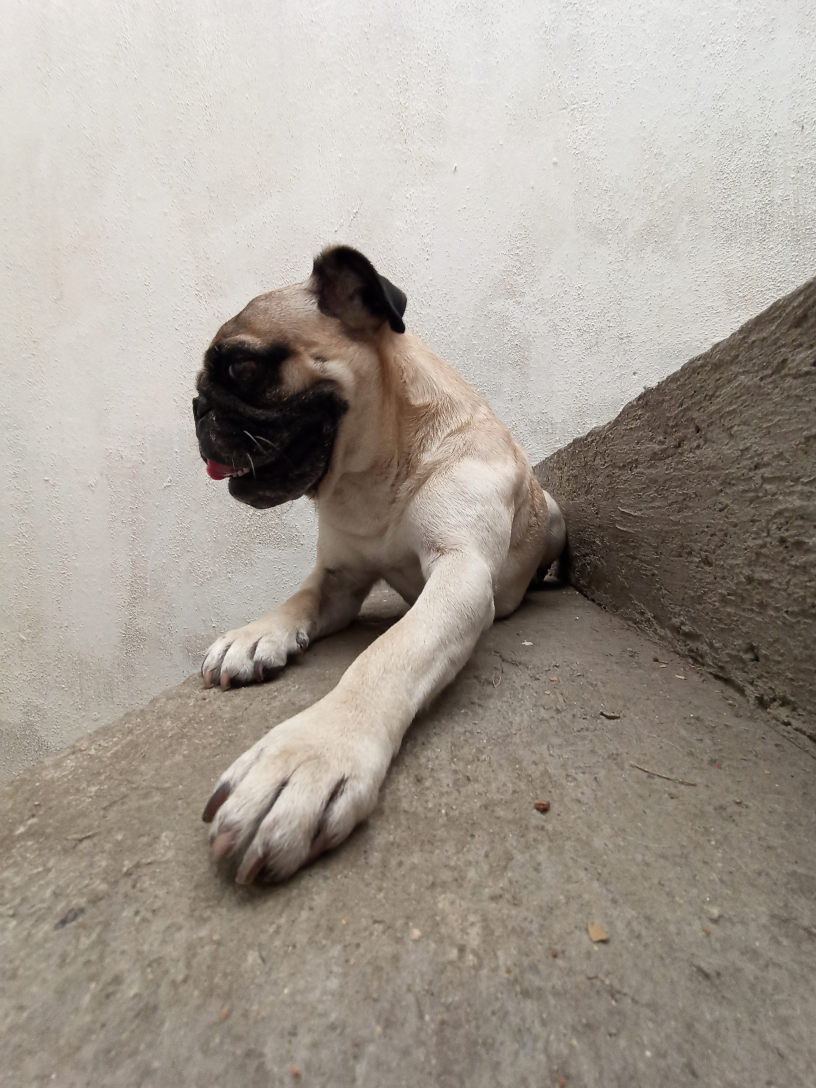
#> input picture Popi_fachero.jpg, 2448 x 3264 px, found by its file name (shown at 1/3 size)
$ jupyter execute Primer_examen_parcial.ipynb
#> lines starting #> are read from the running program, lines starting #| are printed output that depends on the picture; after the words box and inside, x2 and y2 are one past the last pixel; in counts of white or black regions, pixels touching at a corner belong together
<a href="https://colab.research.google.com/github/RojasG4mer/Fundamentos-de-Procesamiento-Digital-de-Imagenes/blob/main/Primer_examen_parcial.ipynb" target="_parent"></a>

# NOTA
En ningún código usar funciones de OpenCV más que la lectura y despliegue.

Para importar las imagenes desde un drive

[cell 1]
from google.colab import drive
drive.mount('/content/drive')

[cell 2]
import cv2
import matplotlib.pyplot as plt
import numpy as np

[cell 3]
# Lectura, muestra y transformación a escala de grises
# Definir la ruta del archivo (ajusta el nombre del archivo)
path = '/content/drive/MyDrive/Procesamiento Digital del Imágenes/Popi_fachero.jpg'

# Leer la imagen
# Nota: OpenCV lee las imágenes en formato BGR por defecto
popi_fachero = cv2.imread(path)
#> popi_fachero is the input picture: shape (3264, 2448, 3); mean B, G, R 146.8, 156.1, 164.1

if popi_fachero is None:
    print("Error: No se pudo cargar la imagen. Verifica que la ruta sea correcta.")
else:
    # 3. Convertir de BGR a RGB para mostrarla correctamente con Matplotlib
    popi_fachero_rgb = cv2.cvtColor(popi_fachero, cv2.COLOR_BGR2RGB)
    popi_fachero_grises = cv2.cvtColor(popi_fachero_rgb, cv2.COLOR_BGR2GRAY)
    # 4. Mostrar la imagen
    plt.figure(figsize=(7, 6))
    plt.imshow(popi_fachero_grises, cmap='gray')
    plt.title('Popi fachero')
    plt.axis('off')
    plt.show()
# print(popi_fachero_grises.max())

# Problema 1
Realizar lo siguiente:

*   Binarizar una imagen que deje en 0 el 30% de los pixéles menos brillante de la imagen y en 255 el resto.
*   Calcular el histograma de la imagen original.
*   Calcular el histograma de la imagen binarizada.

[cell 4]
# Función para el histograma
def histo_casero(imagen):
  histograma = [0]*(imagen.max() + 1) # Creamos un arreglo de n+1 valores (contamos el cero)
  for i in imagen: #Nos metemos a la fila
    for pixel in i: #Nos metemos a cada pixel
      histograma[pixel] = histograma[pixel] + 1

  return np.array(histograma)

[cell 5]
# Función para binarizar solo un porcentaje de los pixeles:
def umb_porcentaje(imagen, porcentaje): # Porcentaje en %, no en decimales
  histograma = histo_casero(imagen)
  Total_pixeles = np.sum(histograma)
  sum_acum = 0
  umbral = 0

  for i in histograma: # vemos el valor de pixeles en el histograma
    sum_acum = sum_acum + i # Sumamos cada valor hasta obtener la suma mayor
    if (sum_acum/Total_pixeles) >= (porcentaje/100): # Si el porcentaje es menor a la suma
      break
    umbral += 1
  print(umbral)

  binarizada = []
  fila = []
  for i in imagen: # nos metemos a la fila
    for pixel in i: #nos metemmos a cada pixel
      if pixel <= umbral: #Comparamos, si es menor la intensidad del pixel al umbral
        fila.append(0) # Se hace cero
      else:
        fila.append(254) #SIno se hace 255
    binarizada.append(fila)
    fila = []
  return np.array(binarizada)

[cell 6]
porcentaje = 30
histo_original = histo_casero(popi_fachero_grises)
#> in histo_casero, `histograma = [0]*(imagen.max() + 1)`: histograma = 255 values from 0 to 0
#> after the loop in histo_casero, `for i in imagen:`: histograma = 255 values, max 143633 at index 220, min 4 at index 254, mean 31334.4
#> histo_original has the same summary as histograma in histo_casero
popi_binarizado = umb_porcentaje(popi_fachero_grises, porcentaje)
#> in umb_porcentaje, `Total_pixeles = np.sum(histograma)`: Total_pixeles = 7990272
#> the loop in umb_porcentaje, `for i in histograma:` made 127 passes
#> (i, sum_acum) on passes 1 to 12: (658, 658), (3039, 3697), (5599, 9296), (8105, 17401), (10274, 27675), (11551, 39226), (11575, 50801), (10810, 61611), (9998, 71609), (9293, 80902), (8753, 89655), (8872, 98527)
#> after the loop in umb_porcentaje, `for i in histograma:`: sum_acum = 2453540; umbral = 126
#| 126
#> after the loop in umb_porcentaje, `for i in imagen:`: binarizada = 3264 items
#> in umb_porcentaje, `return np.array(binarizada)`:
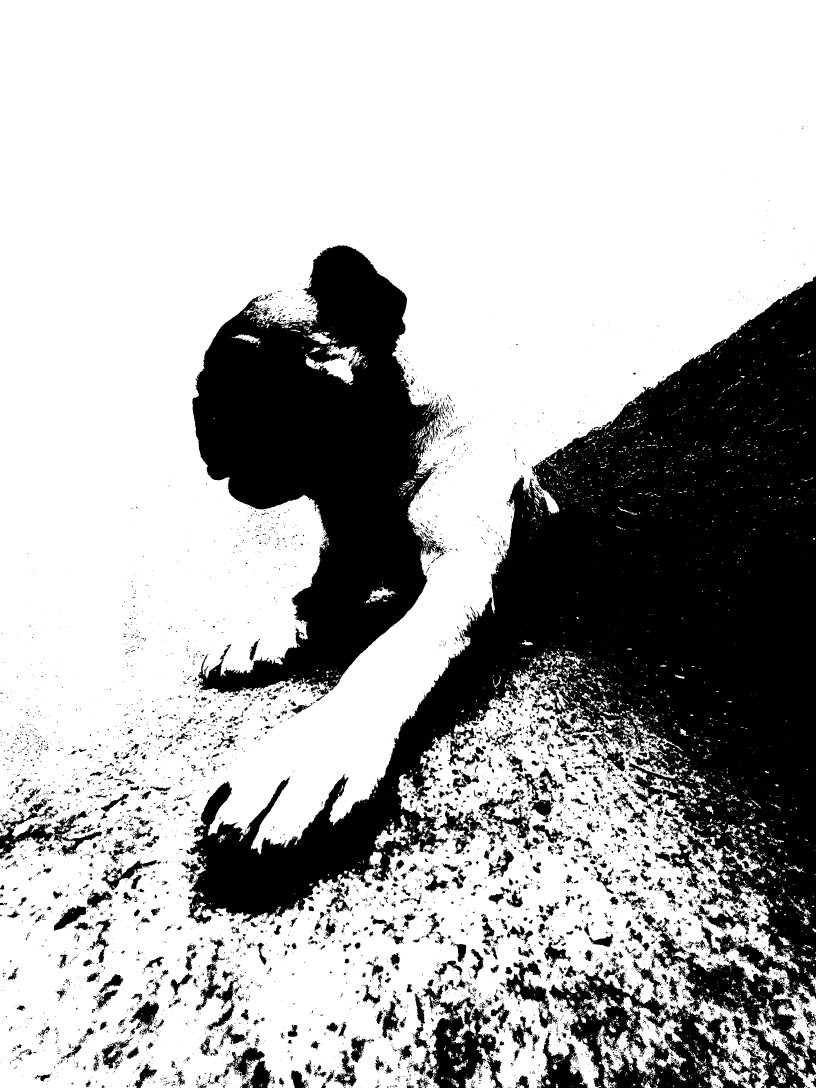
#> returned value: shape (3264, 2448) int64 (shown at 1/3 size); values 0 (black) and 254 (white), 69.3% white; 9191 black regions (7919 under 20 px), largest, box (x1, y1, x2, y2) and area: (544, 827, 2448, 3264) 1554289, (577, 736, 1337, 2093) 549884, (1269, 2938, 1508, 3264) 33677

# Ahora popi_binarizado no estará vacío, permitiendo calcular el histograma
histo_bina = histo_casero(popi_binarizado)
#> histo_bina = 255 values, max 5536732 at index 254, min 0 at index 1, mean 31334.4

# Visualización de resultados
fig, axs = plt.subplots(1, 3, figsize=(18, 5))
axs[0].imshow(popi_binarizado, cmap='gray')
axs[0].set_title('Imagen Binarizada (30% oscuro)')
axs[0].axis('off')

axs[1].plot(histo_original)
axs[1].set_title('Histograma Original')
axs[1].set_xlabel('Intensidades')
axs[1].set_ylabel('Cuentas')

axs[2].plot(histo_bina)
axs[2].set_title('Histograma de la imagen binarizada')
axs[2].set_xlabel('Intensidades')
axs[2].set_ylabel('Cuentas')

plt.show()
#> figure, not shown here; panel 2: curve peaks at x = 220, y = 143633; panel 3: curve peaks at x = 254, y = 5536732

[cell 7]
filas_y, columnas_x = popi_fachero_grises.shape
#> filas_y = 3264; columnas_x = 2448
print(filas_y, columnas_x)
#| 3264 2448
print(len(popi_fachero_grises[:][0]))
#| 2448

# Problema 2
Realice una función para trasladar una imagen $dx$ pixeles en $x$ y $dy$ pixeles en $y$. Eliminar la región de la imagen que salga de los límites.

[cell 8]
def traslada(imagen, dx, dy):
  copia = imagen.copy()
  y, x = imagen.shape
  for j in range(y): # Empezamos en la posición dy de la imagen original
  #terminamos pasando al original, pero esto no es problema porque pondremos un condicional
    for i in range(x): # Empezamos en la posición dx de la imagen original
      if j >= y-dy or i >= x-dx: # Si la fila o colum es mayor a la diferencia entonces se vuelve negro
        copia[j][i] = 0
  return copia

[cell 9]
# Desplazando:
dx = 500
dy = 1000

im_desp = traslada(popi_fachero_grises, dx, dy)
#> after the loop in traslada, `for j in range(y):`:
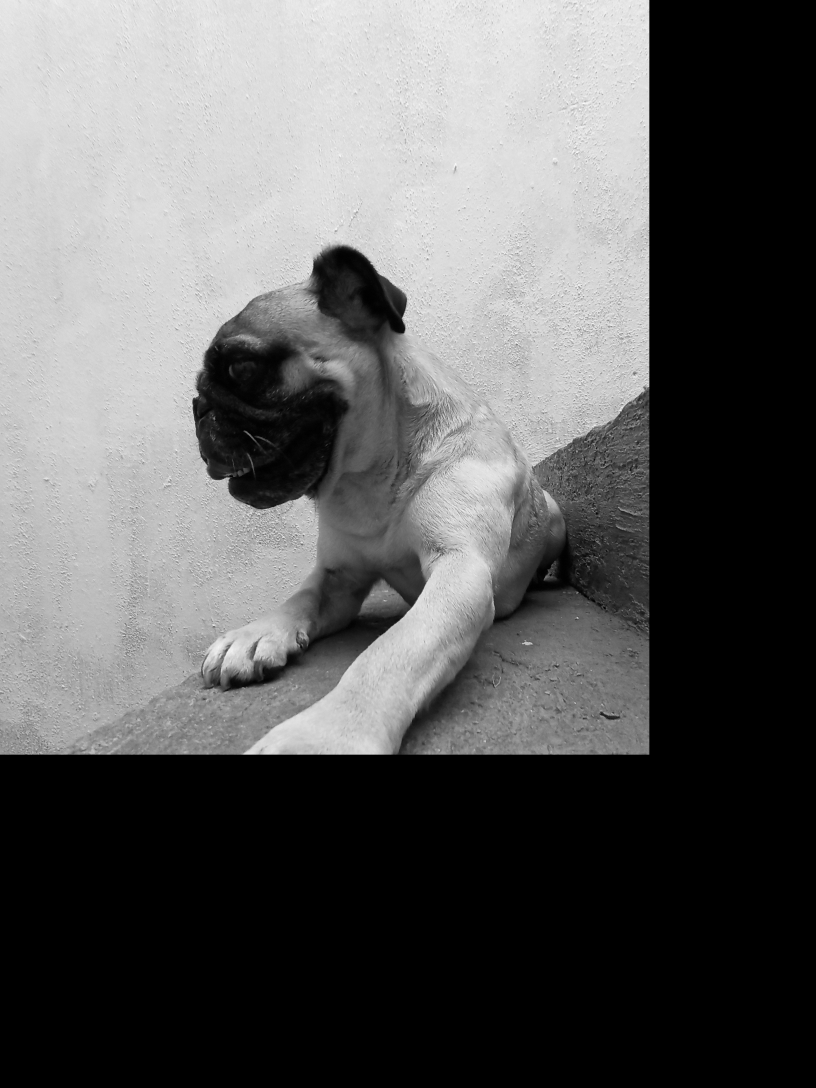
#> copia: shape (3264, 2448) (shown at 1/3 size); min 0, max 254, mean 94.8

plt.show((8, 6))
plt.imshow(im_desp, cmap = 'gray')
plt.axis('off')
plt.show()

# Problema 3
Hacer una función que extraiga la región de la imagen y genere una subimagen en una matriz.

[cell 10]
def Extrae(Im, x, y, dx, dy):
  submatrix = [] #Recorte de la imagen
  fila = []
  temp_col_pix = []
  temp_fila = []
  for j in range(y, y+dy): #nos movemos desde el inicio del corte, hasta el corte
    for i in range(x, x+dx):
      temp_col_pix.append(i)
      fila.append(Im[j][i]) #agregamos el pixel de Im a cada fila nueva
    submatrix.append(fila) #agregamos cada fila a la imagen nueva
    fila = []
    temp_fila.append(temp_col_pix)
    # print(np.array(temp_fila).shape)
    temp_col_pix = []
  return np.array(submatrix)

[cell 11]
x = 1000
y = 1500
dx = 500
dy = 1500
print(popi_fachero_grises.shape)
#| (3264, 2448)
recorte = Extrae(popi_fachero_grises, x, y, dx, dy)
#> after the loop in Extrae, `for j in range(y, y+dy):`: submatrix = 1500 items
#> in Extrae, `return np.array(submatrix)`:
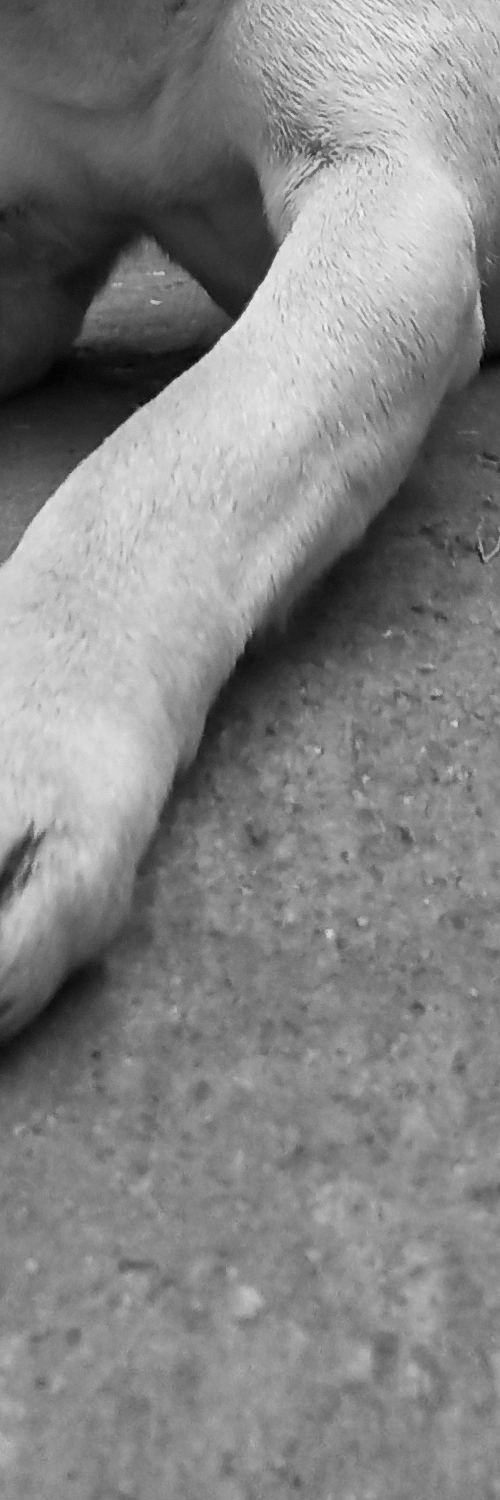
#> returned value: shape (1500, 500); min 0, max 243, mean 132.3
plt.figure(figsize = (8,6))
plt.imshow(recorte, cmap = 'gray')
# plt.axis('off')
plt.show()

# Problema 4
Diseñe una función para transformar los niveles de gris de una imagen a la forma:

[cell 12]
import numpy as np

def op_alpha(imagen, u1, u2, an_alpha):
    # 1. Aseguramos que el ángulo esté en radianes para todas las funciones trigonométricas
    alpha_rad = np.deg2rad(an_alpha)
    m = np.tan(alpha_rad) # La pendiente de la recta

    # 2. Calcular y0 (el punto de intersección en el eje Y de tu recta)
    x_dist = u2 - u1
    y_dist = x_dist * m
    y0 = 128 - (y_dist / 2) # Para que pase por 128 a la mitad del rango

    # 3. Crear una matriz de salida en formato float para evitar desbordamientos en los cálculos
    img_out = np.zeros_like(imagen, dtype=np.float32)

    # 4. Aplicar las condiciones (Vectorización)
    # Condición 1: Valores menores a u1 ya son 0 por defecto (np.zeros_like)

    # Condición 2: Valores entre u1 y u2 (aplicar la ecuación de la recta)
    mask_mid = (imagen >= u1) & (imagen < u2)
    img_out[mask_mid] = y0 + (imagen[mask_mid] - u1) * m

    # Condición 3: Valores mayores o iguales a u2 se saturan a 255
    mask_high = (imagen >= u2)
    img_out[mask_high] = 255

    # 5. Recortar los valores para que no se salgan del rango válido [0, 255]
    img_out = np.clip(img_out, 0, 255)

    # 6. Devolver la imagen en el formato estándar de imagen (enteros de 8 bits sin signo)
    return img_out.astype(np.uint8)

[cell 13]
u1 = 100
u2 = 250
an_alpha = -45 # grados

ima_alpha = op_alpha(popi_fachero_grises, u1, u2, an_alpha)
#> in op_alpha, `mask_mid = (imagen >= u1) & (imagen < u2)`: mask_mid: shape (3264, 2448) bool; 82.5% white; 2362 black regions (2012 under 20 px), largest, box (x1, y1, x2, y2) and area: (624, 832, 2448, 2733) 880350, (577, 738, 1299, 2078) 467363, (605, 2352, 690, 2471) 4448
#> in op_alpha, `img_out[mask_mid] = y0 + (imagen[mask_mid] - u1) * m`:
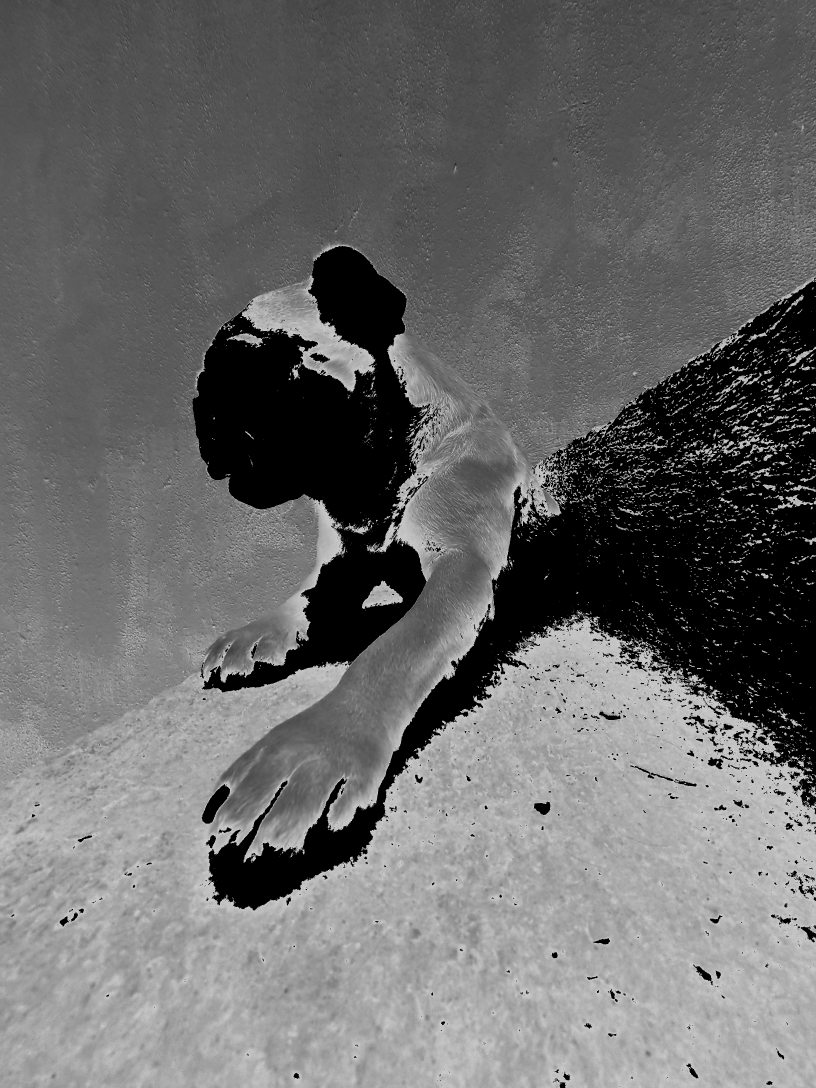
#> img_out: shape (3264, 2448) float32 (shown at 1/3 size); min 0, max 203, mean 106.4
#> in op_alpha, `mask_high = (imagen >= u2)`:
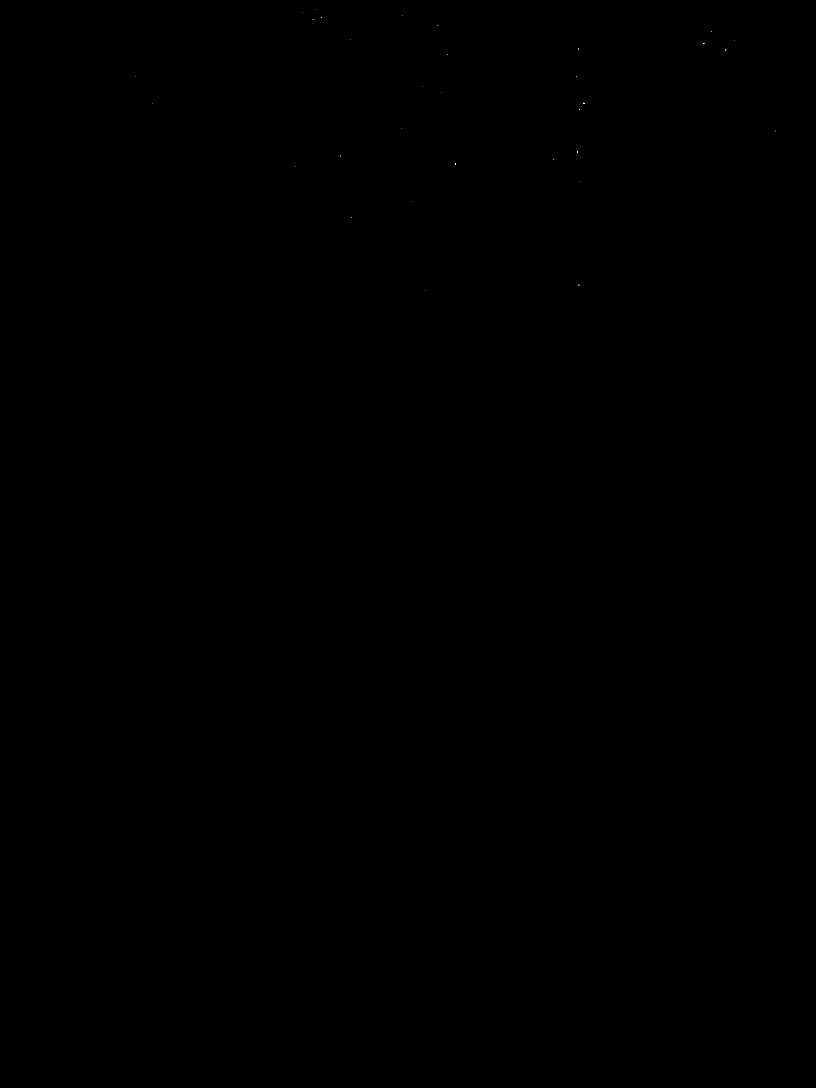
#> mask_high: shape (3264, 2448) bool (shown at 1/3 size); 0% white in thin lines or dots, all inside (x1, y1, x2, y2) = (407, 27, 2328, 872)
